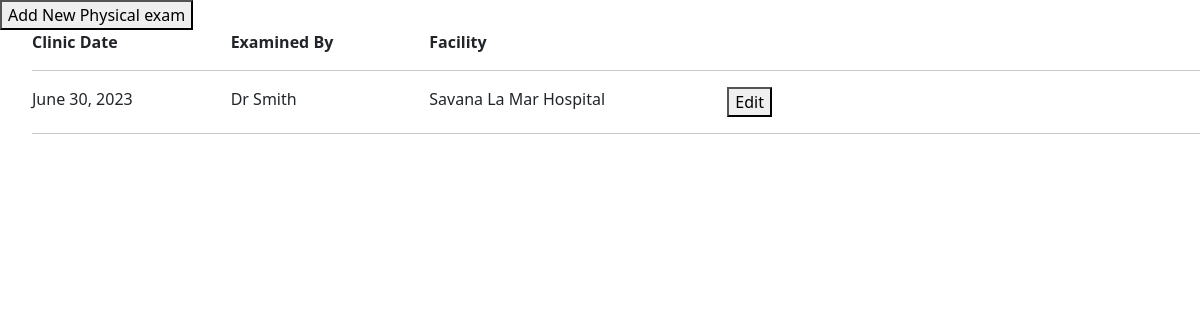
Page /client/physicalexam_list/1/ (signed in) on the earlier database version.
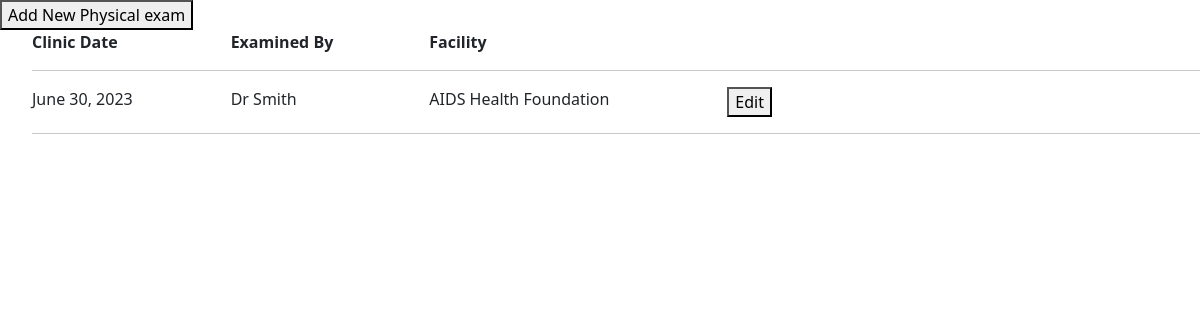
Same page on the later database version.
### prep_app/models.py (models this page shows, shortened)
class PhysicalExam(TSIS2BaseModel):
    facility = models.ForeignKey("Facility", on_delete=models.CASCADE,default=8)
    client = models.ForeignKey("Client", blank=False, null=False, on_delete=models.PROTECT)
    clinic_date = models.DateField(blank=False, null=False, default=datetime.now)
    examined_by = models.CharField(max_length=255, blank=False, null=False)
    presenting_complaints = models.TextField(blank=True, null=True)
    history_of_complaints = models.TextField(blank=True, null=True)
    weight = models.FloatField(blank=True, null=True)
    height = models.FloatField(blank=True, null=True)
    respiratory_rate = models.ForeignKey('RespiratoryRateCode', blank=False, null=False, on_delete=models.PROTECT, default=0)
    blood_pressure = models.CharField(max_length=255, blank=True, null=True)
    hiv_category = models.ForeignKey('HivCategoryCode', blank=False, null=False, on_delete=models.PROTECT,default=0)
    bmi = models.FloatField(blank=True, null=True)
    smoker = models.ForeignKey("YesNoCode", blank=False, null=False, related_name="physical_exam_smoker", on_delete=models.PROTECT, default=0)
    pap_smear_done = models.ForeignKey("YesNoCode", blank=False, null=False, related_name="physical_exam_pap_smear_done", on_delete=models.PROTECT, default=0)
    pap_smear_date = models.DateField(blank=True, null=True)
    pap_smear_result = models.ForeignKey('PapSmearResultCode', blank=False, null=False, related_name="physical_exam_pap_smear_result", on_delete=models.PROTECT, default=0)
    mammogram_done = models.ForeignKey("YesNoCode", blank=False, null=False,
                                       related_name="physical_exam_mammogram_done", on_delete=models.PROTECT,default=0)
    mammogram_date = models.DateField(blank=True, null=True)
    mammogram_result = models.ForeignKey('MammogramResultCode', blank=False, null=False, on_delete=models.PROTECT, default=0)
    anal_pap_smear_date = models.DateField(blank=True, null=True)
    anal_pap_smear_done = models.ForeignKey("YesNoCode", blank=False, null=False,
                                            related_name="physical_exam_anal_pap_smear_done", on_delete=models.PROTECT, default=0)
    anal_pap_smear_result = models.ForeignKey('PapSmearResultCode', blank=False, null=False,
                                              related_name="physical_exam_anal_pap_smear_result",
                                              on_delete=models.PROTECT,default=0)
    psa_done = models.ForeignKey("YesNoCode", blank=False, null=False, related_name="physical_exam_psa_done", on_delete=models.PROTECT, default=0)
    psa_date = models.DateField(blank=True, null=True)
    psa_result = models.ForeignKey('PapSmearResultCode', blank=False, null=False, related_name="physical_exam_psa_result", on_delete=models.PROTECT,default=0)
    notes = models.TextField(blank=True, null=True)
    temperature = models.FloatField(blank=True, null=True)
    last_menstrual_period = models.DateField(blank=True, null=True)
    pregnant = models.ForeignKey("YesNoCode", blank=False, null=False, related_name="physical_exam_pregnant", on_delete=models.PROTECT, default=0)
    pregnant_edd = models.DateField(blank=True, null=True)
    next_appointment_date = models.DateField(blank=True, null=True)
    urinalysis = models.ForeignKey('UrinalysisCode', blank=False, null=False, related_name="physical_exam_urinalysis", on_delete=models.PROTECT, default=0)
    syphilis_treponemal_resultdate = models.DateField(blank=True, null=True)
    syphilis_non_treponemal_resultdate = models.DateField(blank=True, null=True)
    syphilis_done = models.ForeignKey("YesNoCode", blank=False, null=False, related_name="physical_exam_syphilis_done",
                                 on_delete=models.PROTECT, default=0)
    treponemal_result = models.ForeignKey('TreponemalResultCode', blank=False, null=False, related_name="physical_exam_treponemal_result", on_delete=models.PROTECT, default=0)
    nontreponemal_result = models.ForeignKey('NonTreponemalResultCode', blank=False, null=False, related_name="physical_exam_nontreponemal_result", on_delete=models.PROTECT, default=0)
    weight_loss = models.BooleanField(default=False)
    difficulty_breathing = models.BooleanField(default=False)
    cough = models.BooleanField(default=False)
    skin_rash = models.BooleanField(default=False)
    chect_pain = models.BooleanField(default=False)
    adbominal_pain = models.BooleanField(default=False)
    vomiting = models.BooleanField(default=False)
    diarrhea = models.BooleanField(default=False)
    dehydration = models.BooleanField(default=False)
    headache = models.BooleanField(default=False)
    weakness = models.BooleanField(default=False)
    suicidal_thoughts = models.BooleanField(default=False)
    illegal_drugs = models.BooleanField(default=False)
    alcohol = models.BooleanField(default=False)
    using_family_planning = models.BooleanField(default=False)
    family_planning_method = models.ForeignKey('FamilyPlanningMethodCode', blank=False, null=False, related_name="physical_exam_family_planning_method", on_delete=models.PROTECT)
    patient_stability_status = models.ForeignKey('PatientStabilityStatusCode', blank=False, null=False, related_name="physical_exam_patient_stability_status", on_delete=models.PROTECT)
    class Meta(object):
        default_permissions = ('add', 'change', 'delete', 'view', 'list')

class Facility(TSIS2BaseModel):
    name = models.CharField(max_length=255, blank=False, null=False)
    code = models.CharField(max_length=255, blank=False, null=False, unique=True)
    lab_ref_code = models.CharField(max_length=255, blank=True, null=True, verbose_name='LAB reference code')
    address1 = models.CharField(max_length=255, blank=True, null=True)
    parish = models.ForeignKey("Parish", blank=False, null=False,
                               related_name='facility_parish', on_delete=models.PROTECT)
    organization = models.ForeignKey("Organization", blank=False, null=False, related_name="facility_organization", on_delete=models.PROTECT)

### prep_app/views.py (the view)
# urls.py: path('physicalexam_list/<int:client_id>/', physicalexam_list, name='physicalexam_list'),
def physicalexam_list(request, client_id):
    if request.session.get('User') is None:
        return redirect('login_user')
    client = get_object_or_404(Client, pk=client_id)
    physicalexam = PhysicalExam.objects.filter(client_id=client_id).order_by('-clinic_date')
    return render(request, 'physicalexam_list.html', {'physicalexam': physicalexam, 'client_id': client_id})

### prep_app/base_model.py (called while the page is built)
    def get_queryset(self):
        if self.include_deleted:
            return TSIS2BaseQuerySet(self.model)
        return TSIS2BaseQuerySet(self.model).filter(deleted_at=None)

### accounts/templates/physicalexam_list.html (shortened to what this page needs)
{% load widget_tweaks %}
{% load bootstrap5 %}
{% bootstrap_css %}
{% load crispy_forms_tags %}
</head>
{% block content %}
<button onclick="popup_create({{ client.id }})">Add New Physical exam</button>  </div>
<ul>
  <b><div class="row">
        <div class="col-md-2"> Clinic Date</div>
        <div class="col-md-2">  Examined By </div>
        <div class="col-md-3"> Facility </div>
        <div class="col-md-5">  </div>
  </div> </b>
<hr>
{% for pe in physicalexam %}
<div class="row">
    <div class="col-md-2">  {{ pe.clinic_date }}</div>
    <div class="col-md-2">  {{ pe.examined_by }}</div>
    <div class="col-md-3">  {{ pe.facility.name }}</div>
    <div class="col-md-1"> <button onclick="popup({{ pe.id }})">Edit</button>  </div>
    <div class="col-md-4">  </div>
  </div>
  <hr>
{% endfor %}
</ul>
{% endblock %}

Differences in the rows shown:
changed through a linked row, PhysicalExam "Dr Smith": facility.name "Savana La Mar Hospital" → "AIDS Health Foundation"
